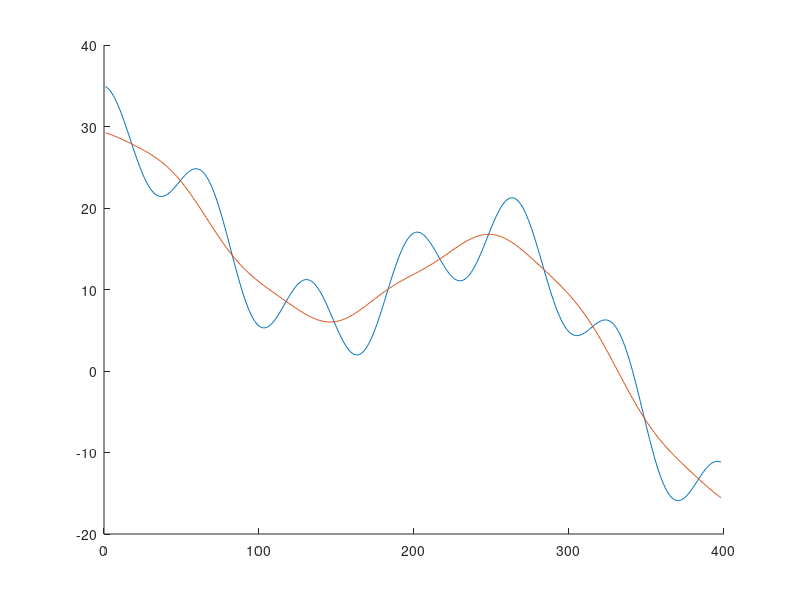

MATLAB code for this plot:
L = 400;
x = linspace(0,6,L);
fs = round(L./x(end));
delta_x = 6 ./ L;
% % Three sinusoids
signal = 5*cos(2*pi*x) + 20*cos(0.1*pi*x) + 10*cos(0.5*pi*x);
% signal_pp = -20*pi^2*cos(2*pi*x) - 0.2*pi^2*cos(0.1*pi*x) - 2.5*pi^2*cos(0.5*pi*x);


% load('./data/ECG-data/ECG-data');
% signal = sig_sample_1';
% L = length(signal);
% x = linspace(0,6,L);




signal_pp = diff(signal, 2) ./ (delta_x)^2;
new_sig = signal(3:end);

% signal = sin(4*pi.*[x(1:L/2) zeros(1,L/2)] ) + ...
%  sin(24*pi.*[zeros(1,L/2) x(L/2+1:end)]);

% Constant parameter
c = 1./(4*pi^2);
mean_env = new_sig + c.* signal_pp;




% % Detected Parameter
% [indmin, indmax, indzero] = extr(signal);
% min_dist = min(diff(indmax)) * (x(end)./length(x));
% c = 1./(2*pi./min_dist).^2;
% mean_env = new_sig + c.* signal_pp;


% % piecewise constant
% indices = inflection(x, signal);
% indices = [1 indices];
% mean_env = zeros(1, length(signal));
% c = zeros(1, length(signal));
% for i = 1:length(indices)-1
%     for j = indices(i): indices(i+1)
%         c(j) = (x(indices(i+1)) - x(indices(i)))^2 ./ pi^2;
%     end
% end
% c = c(2:end-1);
% mean_env = new_sig + c.* signal_pp;


% % piecewise constant
% indices = inflection(x, signal);
% indices = [1 indices];
% mean_env = zeros(1, length(signal));
% c = zeros(1, length(signal));
% for i = 1:length(indices)-1
%     for j = indices(i): indices(i+1)
%         c(j) = (x(indices(i+1)) - x(indices(i)))^2 ./ pi^2;
%     end
% end
% c = c(2:end-1);
% mean_env = new_sig + c.* signal_pp;


% C as a variable
% what kind of variable?

figure;
hold on;
plot(new_sig);
plot(mean_env);